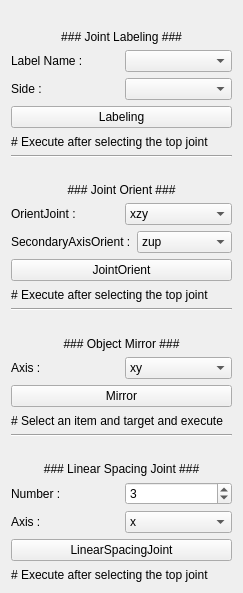
<?xml version="1.0" encoding="UTF-8"?>
<ui version="4.0">
 <class>Form</class>
 <widget class="QWidget" name="Form">
  <property name="geometry">
   <rect>
    <x>0</x>
    <y>0</y>
    <width>243</width>
    <height>593</height>
   </rect>
  </property>
  <property name="windowTitle">
   <string>Form</string>
  </property>
  <layout class="QVBoxLayout" name="verticalLayout">
   <item>
    <spacer name="horizontalSpacer">
     <property name="orientation">
      <enum>Qt::Horizontal</enum>
     </property>
     <property name="sizeHint" stdset="0">
      <size>
       <width>245</width>
       <height>18</height>
      </size>
     </property>
    </spacer>
   </item>
   <item>
    <widget class="QLabel" name="label_6">
     <property name="text">
      <string>### Joint Labeling ###</string>
     </property>
     <property name="alignment">
      <set>Qt::AlignCenter</set>
     </property>
    </widget>
   </item>
   <item>
    <layout class="QHBoxLayout" name="horizontalLayout">
     <item>
      <widget class="QLabel" name="label">
       <property name="text">
        <string>Label Name :</string>
       </property>
      </widget>
     </item>
     <item>
      <widget class="QComboBox" name="labelCB"/>
     </item>
    </layout>
   </item>
   <item>
    <layout class="QHBoxLayout" name="horizontalLayout_2">
     <item>
      <widget class="QLabel" name="label_2">
       <property name="text">
        <string>Side :</string>
       </property>
      </widget>
     </item>
     <item>
      <widget class="QComboBox" name="sideCB"/>
     </item>
    </layout>
   </item>
   <item>
    <widget class="QPushButton" name="labelBT">
     <property name="text">
      <string>Labeling</string>
     </property>
    </widget>
   </item>
   <item>
    <widget class="QLabel" name="label_12">
     <property name="text">
      <string># Execute after selecting the top joint</string>
     </property>
    </widget>
   </item>
   <item>
    <widget class="Line" name="line">
     <property name="orientation">
      <enum>Qt::Horizontal</enum>
     </property>
    </widget>
   </item>
   <item>
    <spacer name="horizontalSpacer_3">
     <property name="orientation">
      <enum>Qt::Horizontal</enum>
     </property>
     <property name="sizeHint" stdset="0">
      <size>
       <width>245</width>
       <height>18</height>
      </size>
     </property>
    </spacer>
   </item>
   <item>
    <widget class="QLabel" name="label_7">
     <property name="text">
      <string>### Joint Orient ###</string>
     </property>
     <property name="alignment">
      <set>Qt::AlignCenter</set>
     </property>
    </widget>
   </item>
   <item>
    <layout class="QHBoxLayout" name="horizontalLayout_5">
     <item>
      <widget class="QLabel" name="label_3">
       <property name="text">
        <string>OrientJoint :</string>
       </property>
      </widget>
     </item>
     <item>
      <widget class="QComboBox" name="ojCB">
       <property name="currentIndex">
        <number>1</number>
       </property>
       <item>
        <property name="text">
         <string>xyz</string>
        </property>
       </item>
       <item>
        <property name="text">
         <string>xzy</string>
        </property>
       </item>
       <item>
        <property name="text">
         <string>yxz</string>
        </property>
       </item>
       <item>
        <property name="text">
         <string>yzx</string>
        </property>
       </item>
       <item>
        <property name="text">
         <string>zxy</string>
        </property>
       </item>
       <item>
        <property name="text">
         <string>zyx</string>
        </property>
       </item>
      </widget>
     </item>
    </layout>
   </item>
   <item>
    <layout class="QHBoxLayout" name="horizontalLayout_6">
     <item>
      <widget class="QLabel" name="label_4">
       <property name="text">
        <string>SecondaryAxisOrient :</string>
       </property>
      </widget>
     </item>
     <item>
      <widget class="QComboBox" name="saoCB">
       <property name="currentIndex">
        <number>4</number>
       </property>
       <item>
        <property name="text">
         <string>xup</string>
        </property>
       </item>
       <item>
        <property name="text">
         <string>xdown</string>
        </property>
       </item>
       <item>
        <property name="text">
         <string>yup</string>
        </property>
       </item>
       <item>
        <property name="text">
         <string>ydown</string>
        </property>
       </item>
       <item>
        <property name="text">
         <string>zup</string>
        </property>
       </item>
       <item>
        <property name="text">
         <string>zdown</string>
        </property>
       </item>
      </widget>
     </item>
    </layout>
   </item>
   <item>
    <widget class="QPushButton" name="JOBT">
     <property name="text">
      <string>JointOrient</string>
     </property>
    </widget>
   </item>
   <item>
    <widget class="QLabel" name="label_15">
     <property name="text">
      <string># Execute after selecting the top joint</string>
     </property>
    </widget>
   </item>
   <item>
    <widget class="Line" name="line_2">
     <property name="orientation">
      <enum>Qt::Horizontal</enum>
     </property>
    </widget>
   </item>
   <item>
    <spacer name="horizontalSpacer_4">
     <property name="orientation">
      <enum>Qt::Horizontal</enum>
     </property>
     <property name="sizeHint" stdset="0">
      <size>
       <width>37</width>
       <height>20</height>
      </size>
     </property>
    </spacer>
   </item>
   <item>
    <widget class="QLabel" name="label_8">
     <property name="text">
      <string>### Object Mirror ###</string>
     </property>
     <property name="alignment">
      <set>Qt::AlignCenter</set>
     </property>
    </widget>
   </item>
   <item>
    <layout class="QHBoxLayout" name="horizontalLayout_7">
     <item>
      <widget class="QLabel" name="label_5">
       <property name="text">
        <string>Axis :</string>
       </property>
      </widget>
     </item>
     <item>
      <widget class="QComboBox" name="OMAxisCB">
       <item>
        <property name="text">
         <string>xy</string>
        </property>
       </item>
       <item>
        <property name="text">
         <string>xz</string>
        </property>
       </item>
       <item>
        <property name="text">
         <string>yx</string>
        </property>
       </item>
       <item>
        <property name="text">
         <string>yz</string>
        </property>
       </item>
       <item>
        <property name="text">
         <string>zx</string>
        </property>
       </item>
       <item>
        <property name="text">
         <string>zy</string>
        </property>
       </item>
      </widget>
     </item>
    </layout>
   </item>
   <item>
    <widget class="QPushButton" name="OMCB">
     <property name="text">
      <string>Mirror</string>
     </property>
    </widget>
   </item>
   <item>
    <widget class="QLabel" name="label_14">
     <property name="text">
      <string># Select an item and target and execute</string>
     </property>
    </widget>
   </item>
   <item>
    <widget class="Line" name="line_3">
     <property name="orientation">
      <enum>Qt::Horizontal</enum>
     </property>
    </widget>
   </item>
   <item>
    <spacer name="horizontalSpacer_2">
     <property name="orientation">
      <enum>Qt::Horizontal</enum>
     </property>
     <property name="sizeHint" stdset="0">
      <size>
       <width>245</width>
       <height>18</height>
      </size>
     </property>
    </spacer>
   </item>
   <item>
    <widget class="QLabel" name="label_9">
     <property name="text">
      <string>### Linear Spacing Joint ###</string>
     </property>
     <property name="alignment">
      <set>Qt::AlignCenter</set>
     </property>
    </widget>
   </item>
   <item>
    <layout class="QHBoxLayout" name="horizontalLayout_3">
     <item>
      <widget class="QLabel" name="label_10">
       <property name="text">
        <string>Number :</string>
       </property>
      </widget>
     </item>
     <item>
      <widget class="QSpinBox" name="numSP">
       <property name="value">
        <number>3</number>
       </property>
      </widget>
     </item>
    </layout>
   </item>
   <item>
    <layout class="QHBoxLayout" name="horizontalLayout_4">
     <item>
      <widget class="QLabel" name="label_11">
       <property name="text">
        <string>Axis :</string>
       </property>
      </widget>
     </item>
     <item>
      <widget class="QComboBox" name="LSJAxisCB">
       <item>
        <property name="text">
         <string>x</string>
        </property>
       </item>
       <item>
        <property name="text">
         <string>y</string>
        </property>
       </item>
       <item>
        <property name="text">
         <string>z</string>
        </property>
       </item>
       <item>
        <property name="text">
         <string>-x</string>
        </property>
       </item>
       <item>
        <property name="text">
         <string>-y</string>
        </property>
       </item>
       <item>
        <property name="text">
         <string>-z</string>
        </property>
       </item>
      </widget>
     </item>
    </layout>
   </item>
   <item>
    <widget class="QPushButton" name="LSJBT">
     <property name="text">
      <string>LinearSpacingJoint</string>
     </property>
    </widget>
   </item>
   <item>
    <widget class="QLabel" name="label_13">
     <property name="text">
      <string># Execute after selecting the top joint</string>
     </property>
    </widget>
   </item>
  </layout>
 </widget>
 <resources/>
 <connections/>
</ui>
